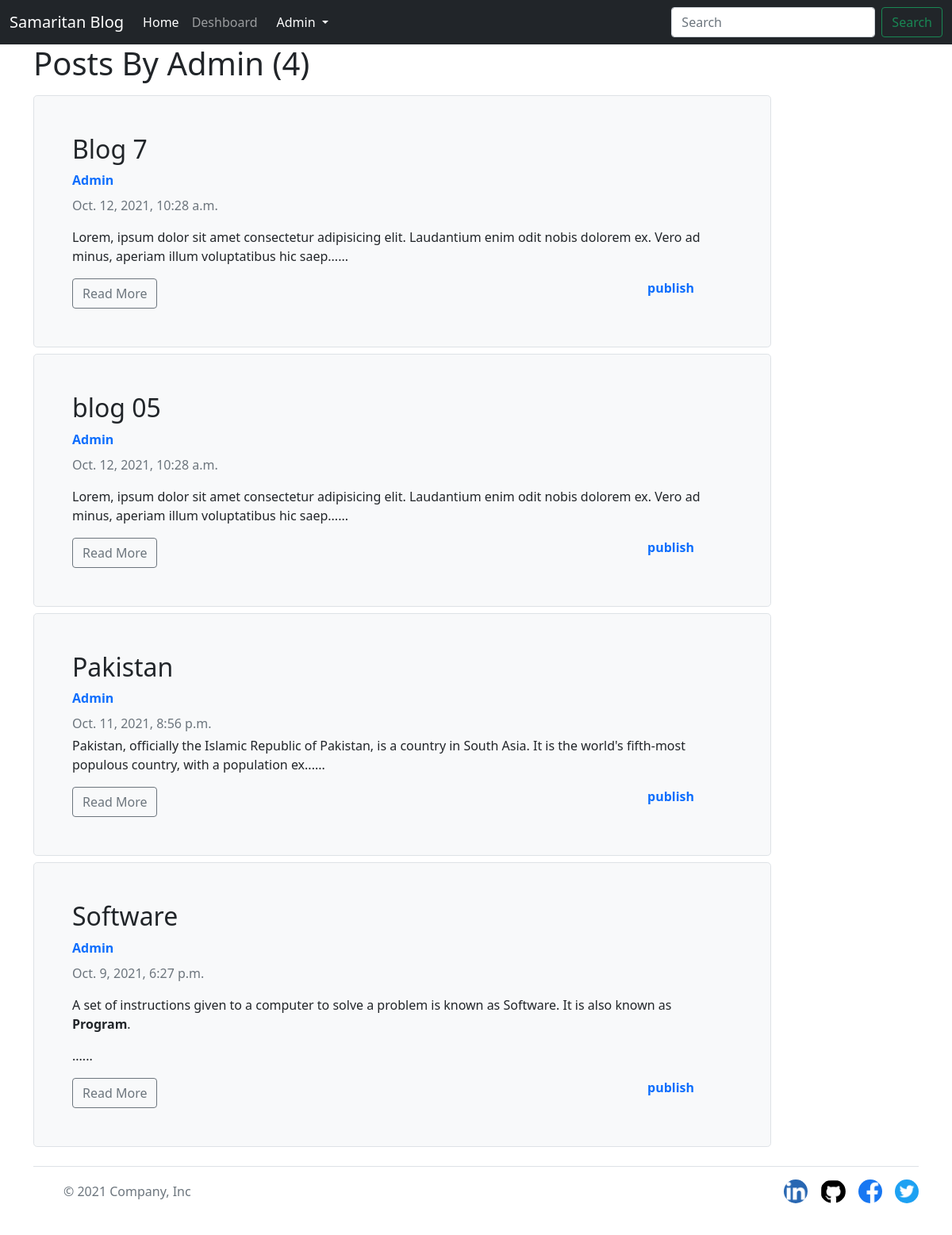
Page /blog-list/admin (signed in) on the committed database.
### blog/models.py (models this page shows, shortened)
class Post(models.Model):
    title = models.CharField(max_length=50)
    author = models.ForeignKey(User, on_delete=models.CASCADE)
    published_date = models.DateTimeField(default=timezone.now)
    content = RichTextField(blank = True, null = True)
    visible = models.BooleanField(default=False)
    upload = models.ImageField(upload_to ='uploads/')

### blog/views.py (the view)
# urls.py: path('blog-list/<str:username>', views.user_blogs_list, name='blog-list'),
def user_blogs_list(request, username):
    print(username)
    try:
        user = User.objects.get(username=username)
    except Exception as e:
        print(e)
    posts = Post.objects.filter(author = user).order_by('published_date').reverse()
    paginator = Paginator(posts, 2)
    page = request.GET.get('page')
    page_obj = paginator.get_page(page)
    if request.user.is_authenticated:
        return render(request, 'blog/list_userblogs.html', {'posts':posts, 'page_obj':page_obj})
    else:
        return redirect('login')

### blog/templates/blog/list_userblogs.html (shortened to what this page needs)
{% extends 'blog/base.html' %}
{% load static %}
{% block content %}
<h1 class="mb-3">Posts By {{request.user.username|capfirst}} ({{ page_obj.paginator.count }})</h1>
    {% for p in posts%}
    <article class="media content-section">
    <div class="col-sm-10 my-2">
        <div class="h-180 p-5 bg-light border rounded-3">
            <h2>{{p.title}}</h2>
            <strong class="d-inline-block mb-2 text-primary">{{p.author|capfirst}}</strong>
            <div class="mb-1 text-muted">{{p.published_date}}</div>
            <p>{{p.content|slice:"0:150"|safe}}......</p>
            <div class="form-row">
                <a class="btn btn-outline-secondary" href="{% url 'PostDetail' p.id %}">Read More</a>
            {%if p.visible == True%}
            <strong class="d-inline-block mb-2 text-primary mx-5 visible" style="float: right;">publish</strong>
            {%else%}
            <strong class="d-inline-block mb-2 text-primary mx-5 visible" style="float: right;">unpublish</strong>
            {%endif%}
            </div>
        </div>
    </div>
    </article>
    {%endfor%}
</div>
{% endblock content %}

### blog/templates/blog/navbar.html (shortened to what this page needs)
<nav class="navbar navbar-expand-lg navbar-dark bg-dark">
  <div class="container-fluid">
    <a class="navbar-brand" href="/">Samaritan Blog</a>
    <div class="collapse navbar-collapse" id="navbarSupportedContent">
      <ul class="navbar-nav me-auto mb-2 mb-lg-0">
        <li class="nav-item">
          <a class="nav-link active" aria-current="page" href="/">Home</a>
        </li>
        <li class="nav-item">
          <a class="nav-link" href="{% url 'dashboard' %}">Deshboard</a>
        </li>
        <li class="nav-item">
          <ul class="navbar-nav me-auto mb-2 mb-lg-0">
            {% if request.user.is_authenticated %}
            <li class="nav-item dropdown mx-2">
              <a class="nav-link dropdown-toggle text-white" href="#" id="profileDropdown" role="button"
                data-bs-toggle="dropdown" aria-expanded="false">
                {{user.username|capfirst}}
              </a>
            </li>
            {%endif%}
          </ul>
        </li>
      </ul>
      <form class="d-flex">
        <input class="form-control me-2" type="search" placeholder="Search" aria-label="Search">
        <button class="btn btn-outline-success" type="submit">Search</button>
      </form>
    </div>
  </div>
</nav>

### blog/static/blog/css/style.css (style rules this page uses)
a { text-decoration: none; }

### rows in the picture
Post: title "Blog 7", author "Admin", published_date "Oct. 12, 2021, 10:28 a.m.", content "Lorem, ipsum dolor sit amet consectetur adipisicing elit. Laudantium enim odit nobis dolorem ex. Vero ad minus, aperiam illum voluptatibus hic saep", visible "publish"
Post: title "blog 05", author "Admin", published_date "Oct. 12, 2021, 10:28 a.m.", content "Lorem, ipsum dolor sit amet consectetur adipisicing elit. Laudantium enim odit nobis dolorem ex. Vero ad minus, aperiam illum voluptatibus hic saep", visible "publish"
Post: title "Pakistan", author "Admin", published_date "Oct. 11, 2021, 8:56 p.m.", content "Pakistan, officially the Islamic Republic of Pakistan, is a country in South Asia. It is the world's fifth-most populous country, with a population ex", visible "publish"
Post: title "Software", author "Admin", published_date "Oct. 9, 2021, 6:27 p.m.", content "A set of instructions given to a computer to solve a problem is known as Software. It is also known as Program .", visible "publish"

### other values in the picture
{{ user.username|capfirst }} "Admin"
{{ request.user.username|capfirst }} "Admin"
{{ page_obj.paginator.count }} "4"
